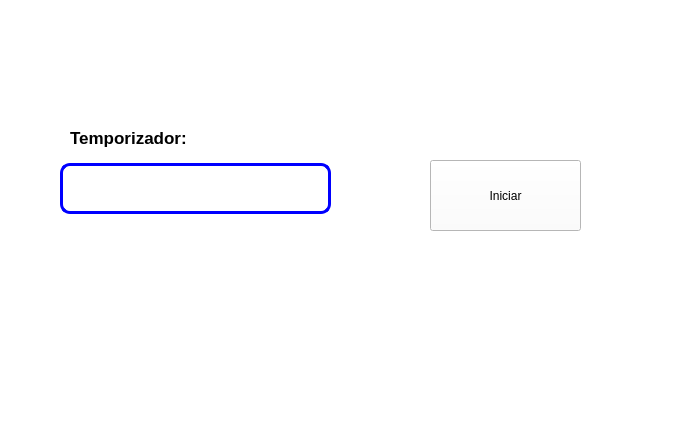
<?xml version="1.0" encoding="UTF-8"?>
<ui version="4.0">
 <class>MainWindow</class>
 <widget class="QMainWindow" name="MainWindow">
  <property name="geometry">
   <rect>
    <x>0</x>
    <y>0</y>
    <width>689</width>
    <height>423</height>
   </rect>
  </property>
  <property name="windowTitle">
   <string>MainWindow</string>
  </property>
  <property name="styleSheet">
   <string notr="true">background-color: rgb(255, 255, 255);</string>
  </property>
  <widget class="QWidget" name="centralwidget">
   <widget class="QLabel" name="label">
    <property name="geometry">
     <rect>
      <x>70</x>
      <y>123</y>
      <width>191</width>
      <height>31</height>
     </rect>
    </property>
    <property name="font">
     <font>
      <pointsize>13</pointsize>
     </font>
    </property>
    <property name="text">
     <string>&lt;html&gt;&lt;head/&gt;&lt;body&gt;&lt;p&gt;&lt;span style=&quot; font-weight:600;&quot;&gt;Temporizador:&lt;/span&gt;&lt;/p&gt;&lt;/body&gt;&lt;/html&gt;</string>
    </property>
   </widget>
   <widget class="QLineEdit" name="txt_temporizador">
    <property name="geometry">
     <rect>
      <x>60</x>
      <y>163</y>
      <width>271</width>
      <height>51</height>
     </rect>
    </property>
    <property name="font">
     <font>
      <pointsize>11</pointsize>
     </font>
    </property>
    <property name="styleSheet">
     <string notr="true">border: 3px solid blue;
border-radius:10px</string>
    </property>
    <property name="text">
     <string/>
    </property>
   </widget>
   <widget class="QLabel" name="label_11">
    <property name="geometry">
     <rect>
      <x>10</x>
      <y>10</y>
      <width>151</width>
      <height>81</height>
     </rect>
    </property>
    <property name="text">
     <string/>
    </property>
    <property name="pixmap">
     <pixmap resource="../Archivos/Recursos.qrc">:/Recursos/Escudo UAT.png</pixmap>
    </property>
    <property name="scaledContents">
     <bool>true</bool>
    </property>
   </widget>
   <widget class="QLabel" name="label_10">
    <property name="geometry">
     <rect>
      <x>550</x>
      <y>290</y>
      <width>121</width>
      <height>71</height>
     </rect>
    </property>
    <property name="text">
     <string/>
    </property>
    <property name="pixmap">
     <pixmap>:/Logos/Castor.jpg</pixmap>
    </property>
    <property name="scaledContents">
     <bool>true</bool>
    </property>
   </widget>
   <widget class="QLabel" name="label_9">
    <property name="geometry">
     <rect>
      <x>510</x>
      <y>20</y>
      <width>161</width>
      <height>61</height>
     </rect>
    </property>
    <property name="styleSheet">
     <string notr="true">background-image: url(:/NLogos/Facultad.jpg);</string>
    </property>
    <property name="text">
     <string/>
    </property>
    <property name="pixmap">
     <pixmap resource="../Archivos/Recursos.qrc">:/Recursos/FI.png</pixmap>
    </property>
    <property name="scaledContents">
     <bool>true</bool>
    </property>
   </widget>
   <widget class="QPushButton" name="btn_temporizador">
    <property name="geometry">
     <rect>
      <x>430</x>
      <y>160</y>
      <width>151</width>
      <height>71</height>
     </rect>
    </property>
    <property name="text">
     <string>Iniciar</string>
    </property>
   </widget>
  </widget>
  <widget class="QMenuBar" name="menubar">
   <property name="geometry">
    <rect>
     <x>0</x>
     <y>0</y>
     <width>689</width>
     <height>26</height>
    </rect>
   </property>
  </widget>
  <widget class="QStatusBar" name="statusbar"/>
 </widget>
 <resources>
  <include location="../Archivos/Recursos.qrc"/>
  <include location="../Archivos/Recursos.qrc"/>
 </resources>
 <connections/>
</ui>
